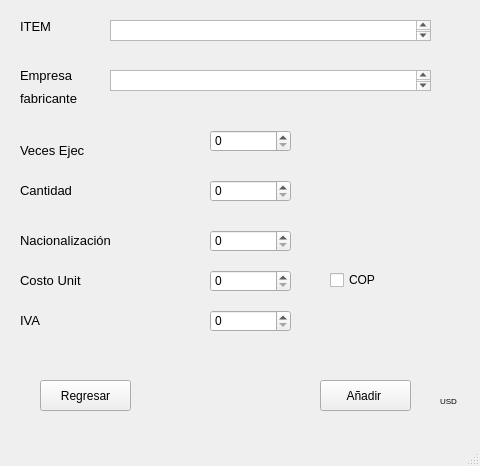
<?xml version="1.0" encoding="UTF-8"?>
<ui version="4.0">
 <class>MainWindow</class>
 <widget class="QMainWindow" name="MainWindow">
  <property name="geometry">
   <rect>
    <x>0</x>
    <y>0</y>
    <width>480</width>
    <height>466</height>
   </rect>
  </property>
  <property name="windowTitle">
   <string>MainWindow</string>
  </property>
  <widget class="QWidget" name="centralwidget">
   <widget class="QLabel" name="label_2">
    <property name="geometry">
     <rect>
      <x>20</x>
      <y>60</y>
      <width>61</width>
      <height>31</height>
     </rect>
    </property>
    <property name="font">
     <font>
      <pointsize>10</pointsize>
     </font>
    </property>
    <property name="text">
     <string>Empresa </string>
    </property>
   </widget>
   <widget class="QLabel" name="label_3">
    <property name="geometry">
     <rect>
      <x>20</x>
      <y>90</y>
      <width>71</width>
      <height>16</height>
     </rect>
    </property>
    <property name="font">
     <font>
      <pointsize>10</pointsize>
     </font>
    </property>
    <property name="text">
     <string>fabricante</string>
    </property>
   </widget>
   <widget class="QLabel" name="label_4">
    <property name="geometry">
     <rect>
      <x>20</x>
      <y>140</y>
      <width>151</width>
      <height>21</height>
     </rect>
    </property>
    <property name="font">
     <font>
      <pointsize>10</pointsize>
     </font>
    </property>
    <property name="text">
     <string>Veces Ejec</string>
    </property>
   </widget>
   <widget class="QSpinBox" name="c">
    <property name="geometry">
     <rect>
      <x>210</x>
      <y>180</y>
      <width>81</width>
      <height>22</height>
     </rect>
    </property>
    <property name="maximum">
     <number>999999999</number>
    </property>
   </widget>
   <widget class="QSpinBox" name="c1">
    <property name="geometry">
     <rect>
      <x>210</x>
      <y>270</y>
      <width>81</width>
      <height>22</height>
     </rect>
    </property>
    <property name="maximum">
     <number>999999999</number>
    </property>
   </widget>
   <widget class="QLabel" name="label_5">
    <property name="geometry">
     <rect>
      <x>20</x>
      <y>180</y>
      <width>101</width>
      <height>21</height>
     </rect>
    </property>
    <property name="font">
     <font>
      <pointsize>10</pointsize>
     </font>
    </property>
    <property name="text">
     <string>Cantidad</string>
    </property>
   </widget>
   <widget class="QLabel" name="label_6">
    <property name="geometry">
     <rect>
      <x>20</x>
      <y>270</y>
      <width>121</width>
      <height>21</height>
     </rect>
    </property>
    <property name="font">
     <font>
      <pointsize>10</pointsize>
     </font>
    </property>
    <property name="text">
     <string>Costo Unit</string>
    </property>
   </widget>
   <widget class="QSpinBox" name="v">
    <property name="geometry">
     <rect>
      <x>210</x>
      <y>130</y>
      <width>81</width>
      <height>22</height>
     </rect>
    </property>
    <property name="maximum">
     <number>999999999</number>
    </property>
   </widget>
   <widget class="QSpinBox" name="i">
    <property name="geometry">
     <rect>
      <x>210</x>
      <y>310</y>
      <width>81</width>
      <height>22</height>
     </rect>
    </property>
    <property name="autoFillBackground">
     <bool>false</bool>
    </property>
    <property name="prefix">
     <string/>
    </property>
    <property name="maximum">
     <number>999999999</number>
    </property>
   </widget>
   <widget class="QTextEdit" name="textEdit">
    <property name="geometry">
     <rect>
      <x>110</x>
      <y>20</y>
      <width>321</width>
      <height>21</height>
     </rect>
    </property>
   </widget>
   <widget class="QLabel" name="label_7">
    <property name="geometry">
     <rect>
      <x>20</x>
      <y>310</y>
      <width>141</width>
      <height>21</height>
     </rect>
    </property>
    <property name="font">
     <font>
      <pointsize>10</pointsize>
     </font>
    </property>
    <property name="text">
     <string>IVA</string>
    </property>
   </widget>
   <widget class="QLabel" name="label">
    <property name="geometry">
     <rect>
      <x>20</x>
      <y>20</y>
      <width>47</width>
      <height>13</height>
     </rect>
    </property>
    <property name="font">
     <font>
      <pointsize>10</pointsize>
     </font>
    </property>
    <property name="text">
     <string>ITEM </string>
    </property>
   </widget>
   <widget class="QTextEdit" name="textEdit_2">
    <property name="geometry">
     <rect>
      <x>110</x>
      <y>70</y>
      <width>321</width>
      <height>21</height>
     </rect>
    </property>
   </widget>
   <widget class="QLabel" name="label_10">
    <property name="geometry">
     <rect>
      <x>20</x>
      <y>230</y>
      <width>141</width>
      <height>21</height>
     </rect>
    </property>
    <property name="font">
     <font>
      <pointsize>10</pointsize>
     </font>
    </property>
    <property name="text">
     <string>Nacionalización</string>
    </property>
   </widget>
   <widget class="QSpinBox" name="n">
    <property name="geometry">
     <rect>
      <x>210</x>
      <y>230</y>
      <width>81</width>
      <height>22</height>
     </rect>
    </property>
    <property name="maximum">
     <number>999999999</number>
    </property>
   </widget>
   <widget class="QPushButton" name="anadi">
    <property name="geometry">
     <rect>
      <x>320</x>
      <y>380</y>
      <width>91</width>
      <height>31</height>
     </rect>
    </property>
    <property name="text">
     <string>Añadir </string>
    </property>
   </widget>
   <widget class="QPushButton" name="boton_regresar">
    <property name="geometry">
     <rect>
      <x>40</x>
      <y>380</y>
      <width>91</width>
      <height>31</height>
     </rect>
    </property>
    <property name="text">
     <string>Regresar</string>
    </property>
   </widget>
   <widget class="QLabel" name="label_8">
    <property name="geometry">
     <rect>
      <x>440</x>
      <y>380</y>
      <width>121</width>
      <height>41</height>
     </rect>
    </property>
    <property name="font">
     <font>
      <pointsize>6</pointsize>
     </font>
    </property>
    <property name="text">
     <string>USD</string>
    </property>
   </widget>
   <widget class="QCheckBox" name="checkBox">
    <property name="geometry">
     <rect>
      <x>330</x>
      <y>270</y>
      <width>81</width>
      <height>20</height>
     </rect>
    </property>
    <property name="text">
     <string>COP </string>
    </property>
   </widget>
  </widget>
  <widget class="QMenuBar" name="menubar">
   <property name="geometry">
    <rect>
     <x>0</x>
     <y>0</y>
     <width>480</width>
     <height>26</height>
    </rect>
   </property>
  </widget>
  <widget class="QStatusBar" name="statusbar"/>
 </widget>
 <resources/>
 <connections/>
</ui>
